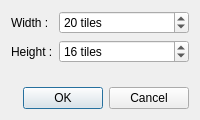
<?xml version="1.0" encoding="UTF-8"?>
<ui version="4.0">
 <class>ResizeMapDialog</class>
 <widget class="QDialog" name="ResizeMapDialog">
  <property name="geometry">
   <rect>
    <x>0</x>
    <y>0</y>
    <width>200</width>
    <height>120</height>
   </rect>
  </property>
  <property name="windowTitle">
   <string>Resize Map</string>
  </property>
  <layout class="QVBoxLayout" name="verticalLayout">
   <item>
    <layout class="QFormLayout" name="formLayout">
     <item row="0" column="0">
      <widget class="QLabel" name="widthLabel">
       <property name="text">
        <string>Width :</string>
       </property>
      </widget>
     </item>
     <item row="0" column="1">
      <widget class="QSpinBox" name="widthSpinBox">
       <property name="suffix">
        <string> tiles</string>
       </property>
       <property name="minimum">
        <number>1</number>
       </property>
       <property name="maximum">
        <number>4096</number>
       </property>
       <property name="value">
        <number>20</number>
       </property>
      </widget>
     </item>
     <item row="1" column="0">
      <widget class="QLabel" name="heightLabel">
       <property name="text">
        <string>Height :</string>
       </property>
      </widget>
     </item>
     <item row="1" column="1">
      <widget class="QSpinBox" name="heightSpinBox">
       <property name="suffix">
        <string> tiles</string>
       </property>
       <property name="minimum">
        <number>1</number>
       </property>
       <property name="maximum">
        <number>4096</number>
       </property>
       <property name="value">
        <number>16</number>
       </property>
      </widget>
     </item>
    </layout>
   </item>
   <item>
    <widget class="QDialogButtonBox" name="buttonBox">
     <property name="orientation">
      <enum>Qt::Orientation::Horizontal</enum>
     </property>
     <property name="standardButtons">
      <set>QDialogButtonBox::StandardButton::Cancel|QDialogButtonBox::StandardButton::Ok</set>
     </property>
    </widget>
   </item>
  </layout>
 </widget>
 <resources/>
 <connections>
  <connection>
   <sender>buttonBox</sender>
   <signal>accepted()</signal>
   <receiver>ResizeMapDialog</receiver>
   <slot>accept()</slot>
   <hints>
    <hint type="sourcelabel">
     <x>248</x>
     <y>254</y>
    </hint>
    <hint type="destinationlabel">
     <x>157</x>
     <y>274</y>
    </hint>
   </hints>
  </connection>
  <connection>
   <sender>buttonBox</sender>
   <signal>rejected()</signal>
   <receiver>ResizeMapDialog</receiver>
   <slot>reject()</slot>
   <hints>
    <hint type="sourcelabel">
     <x>316</x>
     <y>260</y>
    </hint>
    <hint type="destinationlabel">
     <x>286</x>
     <y>274</y>
    </hint>
   </hints>
  </connection>
 </connections>
</ui>
